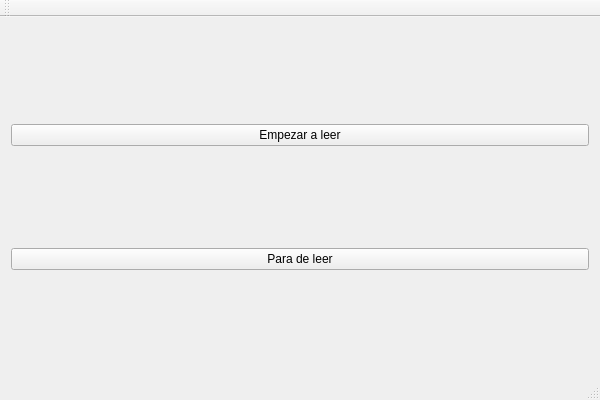
<?xml version="1.0" encoding="UTF-8"?>
<ui version="4.0">
 <class>BinaryFileReaderClass</class>
 <widget class="QMainWindow" name="BinaryFileReaderClass">
  <property name="geometry">
   <rect>
    <x>0</x>
    <y>0</y>
    <width>600</width>
    <height>400</height>
   </rect>
  </property>
  <property name="windowTitle">
   <string>BinaryFileReader</string>
  </property>
  <widget class="QWidget" name="centralWidget">
   <layout class="QVBoxLayout" name="verticalLayout">
    <item>
     <widget class="QPushButton" name="startButton">
      <property name="text">
       <string>Empezar a leer</string>
      </property>
     </widget>
    </item>
    <item>
     <widget class="QPushButton" name="stopButton">
      <property name="text">
       <string>Para de leer</string>
      </property>
     </widget>
    </item>
   </layout>
  </widget>
  <widget class="QMenuBar" name="menuBar">
   <property name="geometry">
    <rect>
     <x>0</x>
     <y>0</y>
     <width>600</width>
     <height>21</height>
    </rect>
   </property>
  </widget>
  <widget class="QToolBar" name="mainToolBar">
   <attribute name="toolBarArea">
    <enum>TopToolBarArea</enum>
   </attribute>
   <attribute name="toolBarBreak">
    <bool>false</bool>
   </attribute>
  </widget>
  <widget class="QStatusBar" name="statusBar"/>
 </widget>
 <layoutdefault spacing="6" margin="11"/>
 <resources>
  <include location="BinaryFileReader.qrc"/>
 </resources>
 <connections/>
</ui>
